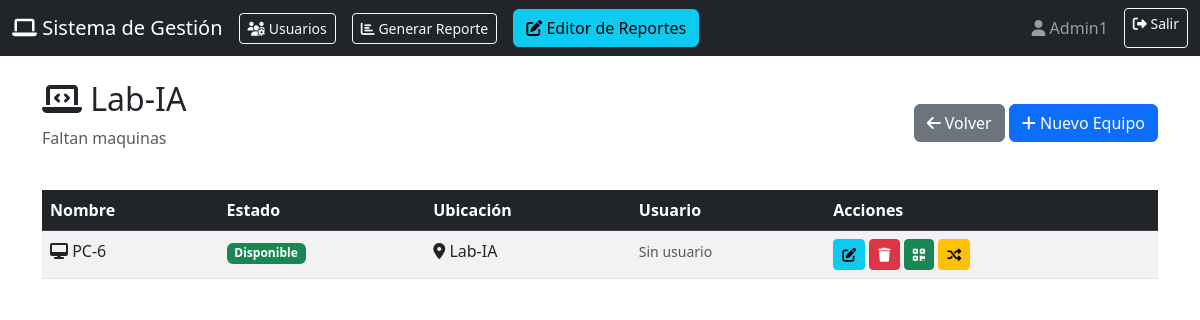
/laboratorio/2 (signed in), run on the app's committed database.
### models/Usuario.py (models this page shows, shortened)
class Usuarios(UserMixin, db.Model):
    __tablename__ = 'usuarios'
    id = db.Column(db.Integer, primary_key=True)
    username = db.Column(db.String(80), unique=True, nullable=False)
    password = db.Column(db.Text, nullable=False)
    rol = db.Column(db.String(20), nullable=False, default='estudiante')
    __table_args__ = (
        CheckConstraint("rol IN ('admin', 'profesor', 'estudiante', 'tecnico')", name='check_rol'),
    )

### models/Lab.py (models this page shows)
class Laboratorios(db.Model):
    __tablename__ = 'laboratorios'
    id = db.Column(db.Integer, primary_key=True)
    nombre = db.Column(db.String(100), unique=True, nullable=False)
    descripcion = db.Column(db.Text)
    equipos = db.relationship('Equipos', backref='laboratorio', lazy=True, cascade='all, delete-orphan')

### models/equipos.py (models this page shows)
class Equipos(db.Model):
    __tablename__ = 'equipos'
    id = db.Column(db.Integer, primary_key=True)
    nombre = db.Column(db.String(100), nullable=False)
    estado = db.Column(db.String(20), nullable=False, default='disponible')
    ubicacion = db.Column(db.Text, nullable=False)
    laboratorio_id = db.Column(db.Integer, db.ForeignKey('laboratorios.id'), nullable=False)
    usuario_id = db.Column(db.Integer, db.ForeignKey('usuarios.id'), nullable=True)
    usuario = db.relationship('Usuarios', backref='equipos_asignados', lazy=True)
    VALID_STATUSES = ['disponible', 'usado', 'dañado']

### controllers/lab_controller.py (the view)
@Lab_bp.route('/laboratorio/<int:panel_id>')
@login_required
def view_panel(panel_id):
    panel = Laboratorios.query.get_or_404(panel_id)
    panels = Laboratorios.query.all()
    usuarios=Usuarios.query.all()
    return render_template('panel.html', panel=panel, usuarios=usuarios, panels=panels)

### app.py (called while the page is built)
@login_manager.user_loader
def load_user(user_id):
    return Usuarios.query.get(int(user_id))

### views/templates/panel.html (shortened to what this page needs)
{% extends "base.html" %}
{% block content %}
<div class="d-flex justify-content-between align-items-center mb-4">
    <div>
        <h2><i class="fas fa-laptop-code"></i> {{ panel.nombre }}</h2>
        <p class="text-muted">{{ panel.descripcion or 'Sin descripción' }}</p>
    </div>
    <div>
        <a href="{{ url_for('laboratorio.dashboard') }}" class="btn btn-secondary">
            <i class="fas fa-arrow-left"></i> Volver
        </a>
        {% if current_user.rol in ['admin', 'profesor', 'tecnico'] %}
        <button class="btn btn-primary" data-bs-toggle="modal" data-bs-target="#createEquipmentModal">
            <i class="fas fa-plus"></i> Nuevo Equipo
        </button>
        {% endif %}
    </div>
</div>
<div class="table-responsive">
    <table class="table table-striped table-hover">
        <thead class="table-dark">
            <tr>
                <th>Nombre</th>
                <th>Estado</th>
                <th>Ubicación</th>
                <th>Usuario</th>
                {% if current_user.rol in ['admin', 'profesor', 'tecnico'] %}
                <th>Acciones</th>
                {% endif %}
            </tr>
        </thead>
        <tbody>
            {% for equipment in panel.equipos %}
            <tr>
                <td><i class="fas fa-desktop"></i> {{ equipment.nombre }}</td>
                <td>
                    {% if equipment.estado == 'disponible' %}
                        <span class="badge bg-success">Disponible</span>
                    {% elif equipment.estado == 'usado' %}
                        <span class="badge bg-warning">Usado</span>
                    {% else %}
                        <span class="badge bg-danger">Dañado</span>
                    {% endif %}
                </td>
                <td><i class="fas fa-map-marker-alt"></i> {{ equipment.ubicacion }}</td>
                <td>
                    {% if equipment.estado == 'disponible' %}
                        <small class="text-muted">Sin usuario</small>
                    {% elif equipment.estado == 'usado' %}
                        <small>Por: {{ equipment.usuario.username if equipment.usuario else 'Desconocido' }}</small>
                    {% elif equipment.estado == 'dañado' %}
                        <small>Técnico: {{ equipment.usuario.username if equipment.usuario else 'Sin asignar' }}</small>
                    {% endif %}
                </td>
                {% if current_user.rol in ['admin', 'profesor', 'tecnico'] %}
                <td>
                    <button class="btn btn-sm btn-info" onclick="editEquipment({{ equipment.id }})">
                        <i class="fas fa-edit"></i>
                    </button>
                    <form method="POST" action="{{ url_for('equipo.delete_equipment', equipment_id=equipment.id) }}"
                          onsubmit="return confirm('¿Eliminar este equipo?')" class="d-inline">
                        <button type="submit" class="btn btn-sm btn-danger">
                            <i class="fas fa-trash"></i>
                        </button>
                    </form>
                    <button class="btn btn-sm btn-success" onclick="generateQR({{ equipment.id }})">
                        <i class="fas fa-qrcode"></i>
                    </button>
                    <button class="btn btn-sm btn-warning" onclick="openMoveModal({{ equipment.id }})">
                        <i class="fas fa-random"></i>
                    </button>
                </td>
                {% endif %}
            </tr>
            {% else %}
            <tr>
                <td colspan="5" class="text-center text-muted">No hay equipos registrados</td>
            </tr>
            {% endfor %}
        </tbody>
    </table>
</div>
{% endblock %}

### views/templates/base.html (shortened to what this page needs)
<!DOCTYPE html>
<html lang="es">
<head>
    <link href="https://cdnjs.cloudflare.com/ajax/libs/bootstrap/5.3.0/css/bootstrap.min.css" rel="stylesheet">
    <link href="https://cdnjs.cloudflare.com/ajax/libs/font-awesome/6.4.0/css/all.min.css" rel="stylesheet">
    <link rel="stylesheet" href="{{ url_for('static', filename='css/style.css') }}">
</head>
<body>
    {% if current_user.is_authenticated %}
    <nav class="navbar navbar-expand-lg navbar-dark bg-dark">
        <div class="container-fluid">
            <a class="navbar-brand" href="{{ url_for('laboratorio.dashboard') }}">
                <i class="fas fa-laptop"></i> Sistema de Gestión
            </a>
            <div class="d-flex align-items-center">
                {% if current_user.is_authenticated and current_user.rol == 'admin' %}
                <a class="btn btn-outline-light btn-sm me-3" href="{{ url_for('usuarios.dashboard_usuarios') }}">
                    <i class="fas fa-users-cog"></i> Usuarios
                </a>
                {% endif %}
            </div>
            <div class="d-flex align-items-center">
                {% if current_user.is_authenticated and current_user.rol in ['admin','profesor'] %}
                <a class="btn btn-outline-light btn-sm me-3" href="{{ url_for('equipo.generar_reporte_pdf') }}">
                    <i class="fas fa-chart-bar"></i> Generar Reporte
                </a>
                {% endif %}
            </div>
            <div class="d-flex align-items-center">
                {% if current_user.is_authenticated and current_user.rol in ['admin','profesor'] %}
                <a href="{{ url_for('equipo.editor_reporte') }}" class="btn btn-info">
                    <i class="fas fa-edit"></i> Editor de Reportes
                </a>
                {% endif %}
            </div>
            <div class="navbar-nav ms-auto">
                <span class="navbar-text me-3">
                    <i class="fas fa-user"></i> {{ current_user.username }}
                </span>
                <a class="btn btn-outline-light btn-sm" href="{{ url_for('auth.logout') }}">
                    <i class="fas fa-sign-out-alt"></i> Salir
                </a>
            </div>
        </div>
    </nav>
    {% endif %}
    <div class="container mt-4">
        {% block content %}{% endblock %}
    </div>
</body>
</html>

### data on the page
Usuarios: username "Admin1"
Laboratorios: nombre "Lab-IA", descripcion "Faltan maquinas"
Equipos: nombre "PC-6", estado "Disponible", ubicacion "Lab-IA"
